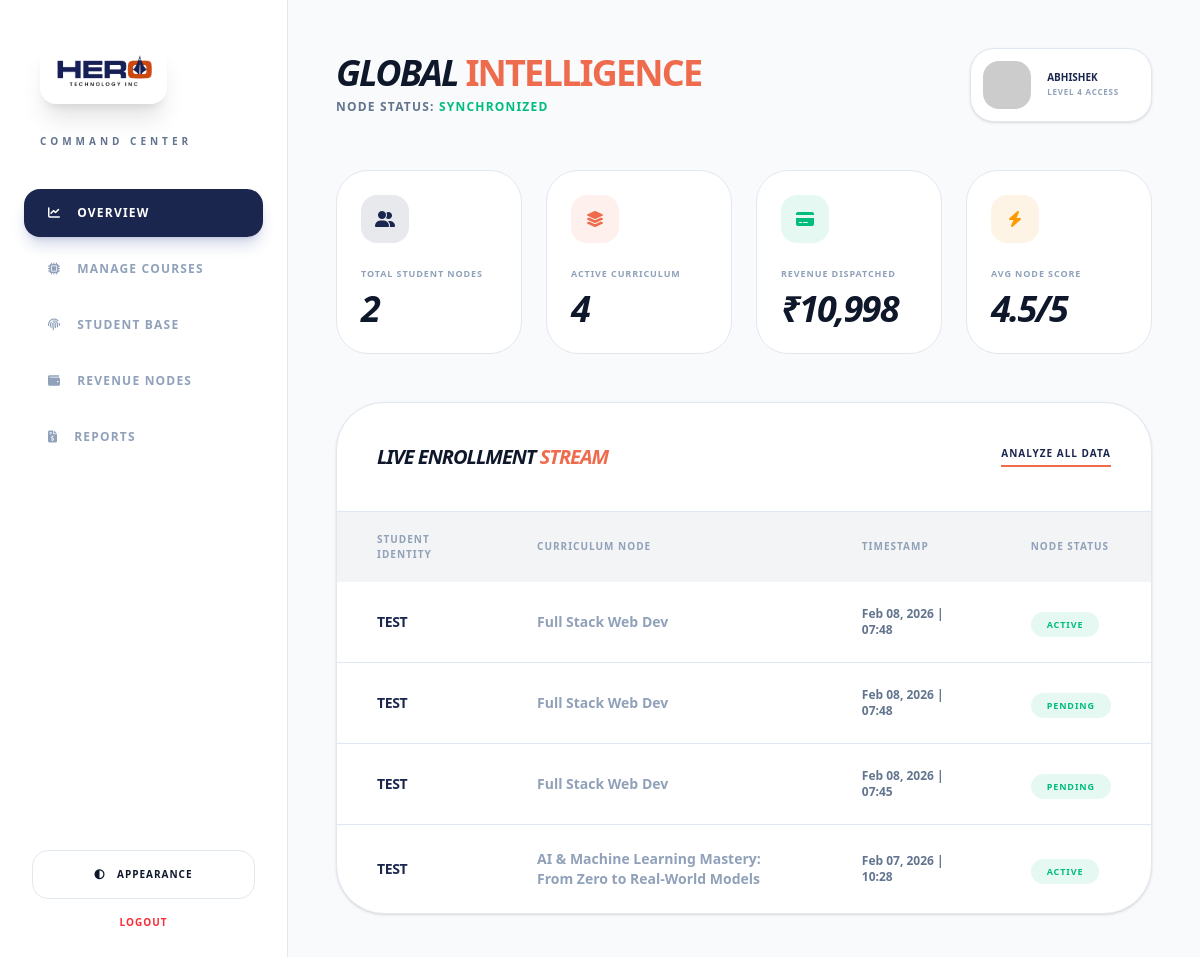
Before: /backpanel/dashboard.php (signed in) with the older database file.
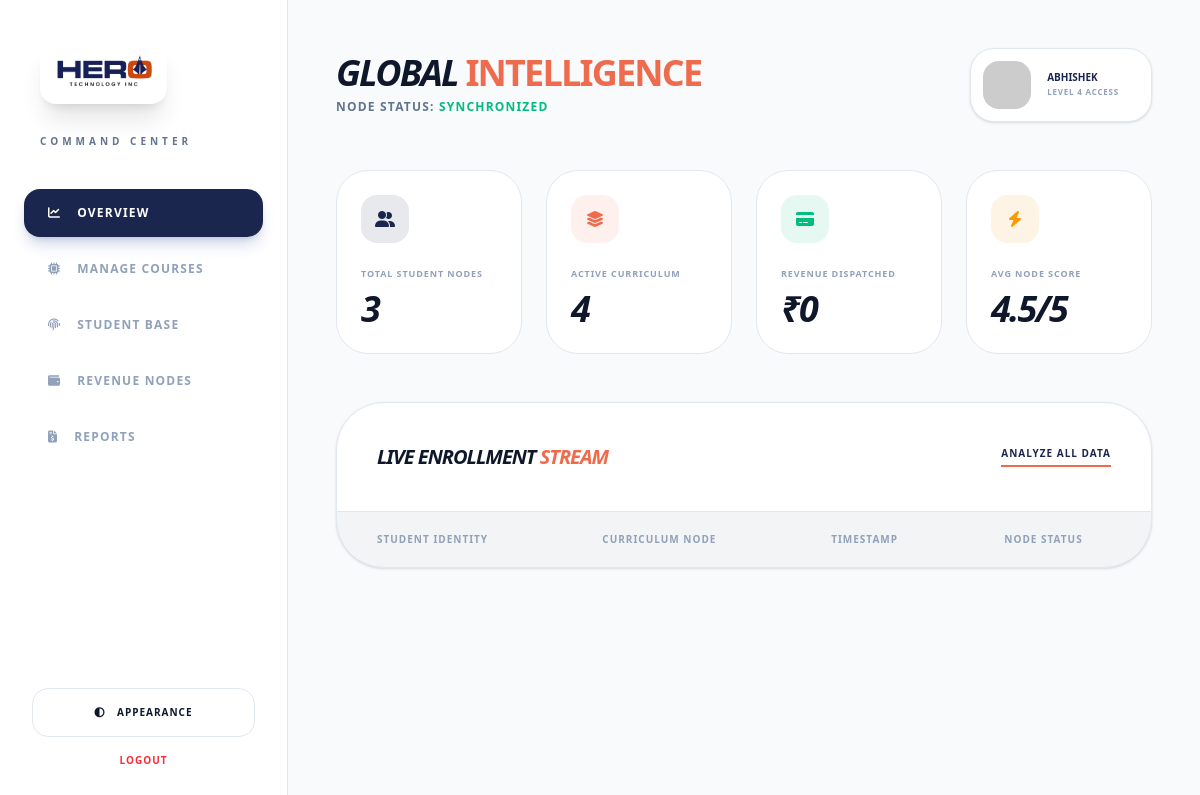
After: the same page with the newer database file.
### tables this page shows
CREATE TABLE `enrollments` (
  `enrollment_id` int(11) NOT NULL,
  `user_id` int(11) NOT NULL,
  `course_id` int(11) NOT NULL,
  `enrolled_at` timestamp NOT NULL DEFAULT current_timestamp(),
  `status` enum('pending','active','completed','cancelled') DEFAULT 'pending',
  `txnid` varchar(100) DEFAULT NULL,
  `activated_at` timestamp NULL DEFAULT current_timestamp()
);

CREATE TABLE `user_master` (
  `user_id` int(11) NOT NULL,
  `name` varchar(50) DEFAULT NULL,
  `username` varchar(50) NOT NULL,
  `phone` varchar(15) NOT NULL,
  `email` varchar(50) NOT NULL,
  `gender` enum('male','female','other') NOT NULL,
  `password` varchar(50) DEFAULT NULL,
  `role` enum('student','admin','manager') DEFAULT 'student',
  `datetime` timestamp NOT NULL DEFAULT current_timestamp() ON UPDATE current_timestamp(),
  `status` enum('publish','draft') DEFAULT 'publish'
);

CREATE TABLE `courses` (
  `course_id` int(11) NOT NULL,
  `category_id` int(11) DEFAULT NULL,
  `instructor_id` int(11) DEFAULT NULL,
  `title` varchar(255) DEFAULT NULL,
  `description` text DEFAULT NULL,
  `video_url` text DEFAULT NULL,
  `video_file` varchar(255) DEFAULT NULL,
  `demo_video_url` text DEFAULT NULL,
  `price` decimal(10,2) DEFAULT NULL,
  `thumbnail` varchar(255) DEFAULT NULL,
  `status` enum('publish','draft') DEFAULT 'publish',
  `created_at` timestamp NOT NULL DEFAULT current_timestamp()
);

### backpanel/dashboard.php (the view, shortened to what this page needs)
<?php
require '../config.php';
$totalStudents = mysqli_fetch_row(mysqli_query($conn, "SELECT COUNT(*) FROM user_master WHERE role='student'"))[0];
$totalCourses = mysqli_fetch_row(mysqli_query($conn, "SELECT COUNT(*) FROM courses WHERE status='publish'"))[0];
$totalRevenue = mysqli_fetch_row(mysqli_query($conn, "SELECT SUM(amount) FROM payments WHERE payment_status='success'"))[0] ?: 0;
$avgRating = round(mysqli_fetch_row(mysqli_query($conn, "SELECT AVG(rating) FROM course_reviews"))[0], 1) ?: 0;
$recentActivities = [];
$result = mysqli_query($conn, "
    SELECT u.name, c.title, e.enrolled_at, e.status
    FROM enrollments e
    JOIN user_master u ON e.user_id = u.user_id
    JOIN courses c ON e.course_id = c.course_id
    ORDER BY e.enrolled_at DESC
    LIMIT 5
");
while ($row = mysqli_fetch_assoc($result)) { $recentActivities[] = $row; }
?>
<!DOCTYPE html>
<html lang="en">
<head>
    <link href="https://cdnjs.cloudflare.com/ajax/libs/font-awesome/6.5.2/css/all.min.css" rel="stylesheet"/>
    <script src="https://cdn.jsdelivr.net/npm/@tailwindcss/browser@4"></script>
</head>
<body class="bg-[var(--color-app-bg)] text-[var(--color-text-main)] antialiased min-h-screen flex overflow-hidden transition-colors duration-500">
    <?php include 'sidebar.php'; ?>
    <main class="flex-1 h-screen overflow-y-auto p-6 lg:p-12">
        <header class="flex flex-col md:flex-row justify-between items-start md:items-center gap-6 mb-12">
            <div>
                <h1 class="text-4xl font-black tracking-tighter uppercase italic leading-none">Global <span class="text-hero-orange not-italic">Intelligence</span></h1>
                <p class="text-slate-500 text-xs font-bold uppercase tracking-widest mt-2">Node Status: <span class="text-emerald-500">Synchronized</span></p>
            </div>
            <div class="flex items-center gap-4 bg-[var(--color-side-bg)] p-3 pr-8 rounded-3xl border border-[var(--color-border-dim)] shadow-sm">
                <img src="https://ui-avatars.com/api/?name=Admin&background=1B264F&color=fff" class="w-12 h-12 rounded-2xl">
                <div>
                    <p class="text-[10px] font-black uppercase text-hero-blue leading-none mb-1">Abhishek</p>
                    <p class="text-[8px] font-bold text-slate-400 uppercase tracking-widest">Level 4 Access</p>
                </div>
            </div>
        </header>
        <section class="grid grid-cols-1 md:grid-cols-2 lg:grid-cols-4 gap-6 mb-12">
            <div class="stat-card group">
                <div class="flex justify-between items-start mb-6">
                    <div class="w-12 h-12 bg-hero-blue/10 rounded-2xl flex items-center justify-center text-hero-blue group-hover:bg-hero-blue group-hover:text-white transition-all">
                        <i class="fas fa-user-group"></i>
                    </div>
                </div>
                <p class="text-slate-400 text-[9px] font-black uppercase tracking-widest">Total Student Nodes</p>
                <h3 class="text-4xl font-black mt-2 tracking-tighter italic uppercase"><?php echo number_format($totalStudents); ?></h3>
            </div>
            <div class="stat-card group">
                <div class="flex justify-between items-start mb-6">
                    <div class="w-12 h-12 bg-hero-orange/10 rounded-2xl flex items-center justify-center text-hero-orange group-hover:bg-hero-orange group-hover:text-white transition-all">
                        <i class="fas fa-layer-group"></i>
                    </div>
                </div>
                <p class="text-slate-400 text-[9px] font-black uppercase tracking-widest">Active Curriculum</p>
                <h3 class="text-4xl font-black mt-2 tracking-tighter italic uppercase"><?php echo $totalCourses; ?></h3>
            </div>
            <div class="stat-card group">
                <div class="flex justify-between items-start mb-6">
                    <div class="w-12 h-12 bg-emerald-500/10 rounded-2xl flex items-center justify-center text-emerald-500 group-hover:bg-emerald-500 group-hover:text-white transition-all">
                        <i class="fas fa-credit-card"></i>
                    </div>
                </div>
                <p class="text-slate-400 text-[9px] font-black uppercase tracking-widest">Revenue Dispatched</p>
                <h3 class="text-4xl font-black mt-2 tracking-tighter italic uppercase">₹<?php echo number_format($totalRevenue, 0); ?></h3>
            </div>
            <div class="stat-card group">
                <div class="flex justify-between items-start mb-6">
                    <div class="w-12 h-12 bg-amber-500/10 rounded-2xl flex items-center justify-center text-amber-500 group-hover:bg-amber-500 group-hover:text-white transition-all">
                        <i class="fas fa-bolt"></i>
                    </div>
                </div>
                <p class="text-slate-400 text-[9px] font-black uppercase tracking-widest">Avg Node Score</p>
                <h3 class="text-4xl font-black mt-2 tracking-tighter italic uppercase"><?php echo $avgRating; ?>/5</h3>
            </div>
        </section>
        <div class="bg-[var(--color-side-bg)] rounded-[3rem] border border-[var(--color-border-dim)] shadow-sm overflow-hidden">
            <div class="p-10 border-b border-[var(--color-border-dim)] flex justify-between items-center">
                <h2 class="text-xl font-black uppercase italic tracking-tighter">Live Enrollment <span class="text-hero-orange">Stream</span></h2>
                <a href="manage-students.php" class="text-[10px] font-black text-hero-blue uppercase tracking-widest border-b-2 border-hero-orange pb-1">Analyze All Data</a>
            </div>
            <div class="overflow-x-auto">
                <table class="w-full text-left">
                    <thead class="bg-hero-blue/5">
                        <tr>
                            <th class="px-10 py-5 text-[10px] font-black text-slate-400 uppercase tracking-widest">Student Identity</th>
                            <th class="px-10 py-5 text-[10px] font-black text-slate-400 uppercase tracking-widest">Curriculum Node</th>
                            <th class="px-10 py-5 text-[10px] font-black text-slate-400 uppercase tracking-widest">Timestamp</th>
                            <th class="px-10 py-5 text-[10px] font-black text-slate-400 uppercase tracking-widest">Node Status</th>
                        </tr>
                    </thead>
                    <tbody class="divide-y divide-[var(--color-border-dim)]">
                        <?php foreach($recentActivities as $row): ?>
                        <tr class="hover:bg-hero-orange/[0.02] transition-colors">
                            <td class="px-10 py-6">
                                <p class="text-sm font-black uppercase tracking-tight text-hero-blue"><?php echo htmlspecialchars($row['name']); ?></p>
                            </td>
                            <td class="px-10 py-6 text-sm font-bold text-slate-400">
                                <?php echo htmlspecialchars($row['title']); ?>
                            </td>
                            <td class="px-10 py-6 text-xs font-bold text-slate-500">
                                <?php echo date('M d, Y | H:i', strtotime($row['enrolled_at'])); ?>
                            </td>
                            <td class="px-10 py-6">
                                <span class="px-4 py-1.5 bg-emerald-500/10 text-emerald-500 text-[9px] font-black rounded-full uppercase tracking-widest">
                                    <?php echo $row['status']; ?>
                                </span>
                            </td>
                        </tr>
                        <?php endforeach; ?>
                    </tbody>
                </table>
            </div>
        </div>
    </main>
</body>
</html>

### backpanel/sidebar.php (shortened to what this page needs)
<?php
$current_page = basename($_SERVER['PHP_SELF']);
?>
<aside class="w-72 h-screen bg-[var(--color-side-bg)] border-r border-[var(--color-border-dim)] flex flex-col hidden lg:flex sticky top-0">
    <div class="p-10">
        <div class="bg-white p-3 rounded-2xl shadow-xl inline-block mb-6">
            <img src="assets/img/logo.png" alt="Hero Tech Logo" class="h-10 w-auto object-contain">
        </div>
        <p class="text-[10px] font-black uppercase tracking-[0.4em] text-slate-500">Command Center</p>
    </div>
    <nav class="flex-1 px-6 space-y-2">
        <a href="dashboard.php"
           class="flex items-center gap-4 px-6 py-4 rounded-2xl transition-all font-black text-xs uppercase tracking-widest <?= ($current_page == 'dashboard.php') ? 'bg-hero-blue text-white shadow-lg shadow-blue-900/20' : 'text-slate-400 hover:bg-hero-blue/5 hover:text-hero-orange' ?>">
            <i class="fas fa-chart-line"></i> Overview
        </a>
        <a href="manage-courses.php"
           class="flex items-center gap-4 px-6 py-4 rounded-2xl transition-all font-black text-xs uppercase tracking-widest <?= ($current_page == 'manage-courses.php' || $current_page == 'edit-course.php' || $current_page == 'add-course.php') ? 'bg-hero-blue text-white shadow-lg shadow-blue-900/20' : 'text-slate-400 hover:bg-hero-blue/5 hover:text-hero-orange' ?>">
            <i class="fas fa-microchip"></i> Manage Courses
        </a>
        <a href="manage-students.php"
           class="flex items-center gap-4 px-6 py-4 rounded-2xl transition-all font-black text-xs uppercase tracking-widest <?= ($current_page == 'manage-students.php') ? 'bg-hero-blue text-white shadow-lg shadow-blue-900/20' : 'text-slate-400 hover:bg-hero-blue/5 hover:text-hero-orange' ?>">
            <i class="fas fa-fingerprint"></i> Student Base
        </a>
        <a href="revenue-nodes.php"
           class="flex items-center gap-4 px-6 py-4 rounded-2xl transition-all font-black text-xs uppercase tracking-widest <?= ($current_page == 'revenue-nodes.php') ? 'bg-hero-blue text-white shadow-lg shadow-blue-900/20' : 'text-slate-400 hover:bg-hero-blue/5 hover:text-hero-orange' ?>">
            <i class="fas fa-wallet"></i> Revenue Nodes
        </a>
        <a href="reports.php"
           class="flex items-center gap-4 px-6 py-4 rounded-2xl transition-all font-black text-xs uppercase tracking-widest <?= ($current_page == 'reports.php') ? 'bg-hero-blue text-white shadow-lg shadow-blue-900/20' : 'text-slate-400 hover:bg-hero-blue/5 hover:text-hero-orange' ?>">
            <i class="fas fa-file-invoice-dollar"></i> Reports
        </a>
    </nav>
    <div class="p-8">
        <button id="theme-toggle" class="w-full py-4 rounded-2xl border border-[var(--color-border-dim)] text-[10px] font-black uppercase tracking-widest hover:border-hero-orange transition-all cursor-pointer">
            <i class="fas fa-circle-half-stroke mr-2"></i> Appearance
        </button>
        <a href="logout.php" class="block w-full text-center mt-4 text-[10px] font-black uppercase text-red-500 tracking-widest hover:underline">
            Logout
        </a>
    </div>
</aside>

Changed rows visible on the page:
removed enrollments: user.name "TEST", course.title "Full Stack Web Dev", enrolled_at "Feb 08, 2026 | 07:48", status "ACTIVE"
removed enrollments: user.name "TEST", course.title "Full Stack Web Dev", enrolled_at "Feb 08, 2026 | 07:48", status "PENDING"
removed enrollments: user.name "TEST", course.title "Full Stack Web Dev", enrolled_at "Feb 08, 2026 | 07:45", status "PENDING"
removed enrollments: user.name "TEST", course.title "AI & Machine Learning Mastery: From Zero to Real-World Models", enrolled_at "Feb 07, 2026 | 10:28", status "ACTIVE"
Other visible differences:
$totalStudents: "2" → "3"
$totalRevenue: "10,998" → "0"
